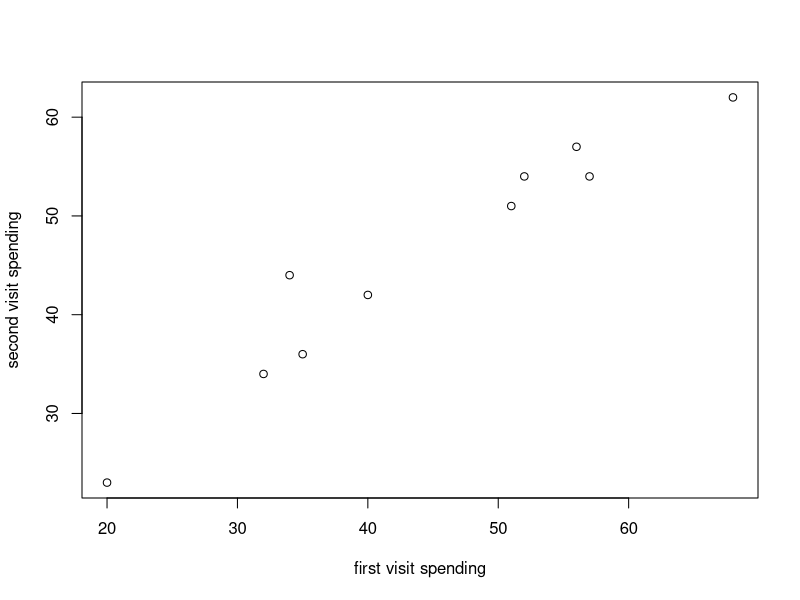
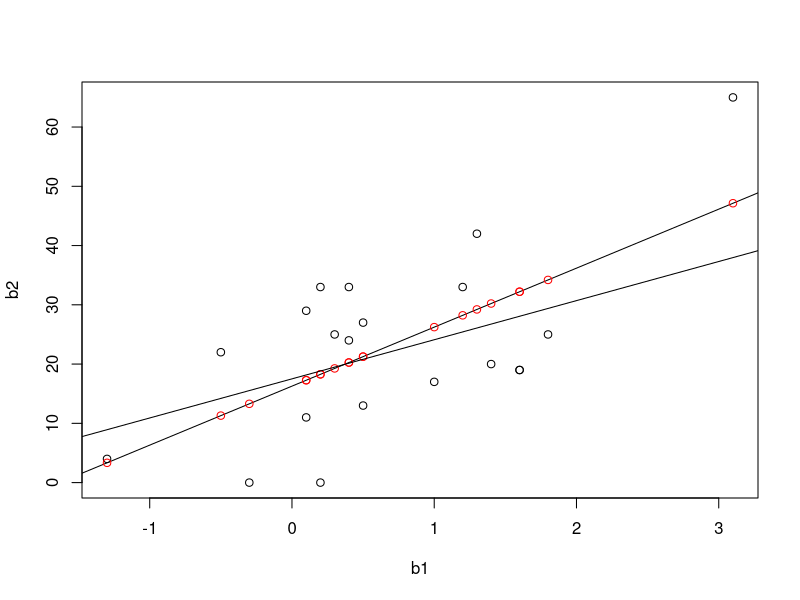

Reproduce these figures in R, in order.
# In-class exercise, regression

# Jevin D. West
# University of Washington Information School
# July 9, 2015

#clean variables
rm(list=ls(all=TRUE))



# 1 #
c1 <- c(20,32,35,34,40,51,52,56,57,68)
c2 <- c(23,34,36,44,42,51,54,57,54,62)


# 1a
plot(c1,c2, xlab="first visit spending",ylab="second visit spending")

# 1b: positive, linear, strong

# 1c
# note the differences between correlation and regression
r <- cor(c1,c2)  # answer: 0.97


# SE of p is sqrt((1-r2)/n-2)), also output from cor.test from "estimate" and "parameter", plug into formula for SE
# SE used for hypthesis testing of correlation but not confidence interval because r is not normal
SE <- sqrt((1-r^2)/(length(c1)-2))   # answer: 0.087


# 1d, the standard error is the standard deviation of the sample distribution of r

# 1e confidene interval of p (population correlation coefficient), can only approximate p because r is not normal, need large n for this to work, Fisher's z-transformation
rt <- cor.test(c1,c2)   
rt$conf.int		# answer: 0.87 - 0.99 [0.95 confidence interval]


# 2 #

# 2a, correlation is the same, unaffected by constant
c1_B <- c1 + 30
c2_B <- c2 + 30
cor(c1,c2_B)

# 2b,correlation is the same, unaffect multiplying by constant
c1_C <- c1*100
cor(c1_C,c2)
# what if switch the order, doesn't change as well



# 3 #

# 3a
    
b1 <- c(-1.3,-0.5,-0.3,0.2,0.1,0.5,1.0,0.3,0.4,0.5,0.1,0.2,0.4,1.3,1.2,1.4,1.6,1.6,1.8,3.1)
b2 <- c(4,22,0,0,11,13,17,25,24,27,29,33,33,42,33,20,19,19,25,65)

plot(b1,b2)

# 3b, mortality = 16.37 + 10.26 * (log home range)
m <- lm(b2~b1)
abline(m)

# 3c 

# Ho: home range size does not predict infant mortality (beta = 0)
# Ha: home range size does predict infant mortality (beta != 0)

# answer: b = 9.955, a=16.280, SE = 2.766, t=3.6, df=18, P = 0.002
# reject null Ho
summary(m)
a <- m$coefficients[1]
b <- m$coefficients[2]

a = 16.28047
b = 9.955187


# predicted values vs actual values
b3 <- mat.or.vec(20,1)
for (i in 1:length(b3)) {
	b3[i] = b*b1[i] + a
}

points(b1,b3,col="red")

# also cor.test(b1,b2)

# you can also do this for the intercept



# 3d
b1_p <- c(-1.3,-0.5,-0.3,0.2,0.1,0.5,1.0,0.3,0.4,0.5,0.1,0.2,0.4,1.3,1.2,1.4,1.6,1.6,1.8)
b2_p <- c(4,22,0,0,11,13,17,25,24,27,29,33,33,42,33,20,19,25,25)
m_p <- lm(b2_p~b1_p)
abline(m_p)
summary(m_p)

# answer: b = 6.600, a=17.510, SE = 3.074, t=2.147, df=17, P = 0.0465
# still reject Ho but not as strongly, the slope changes from 9.955 to 6.600
